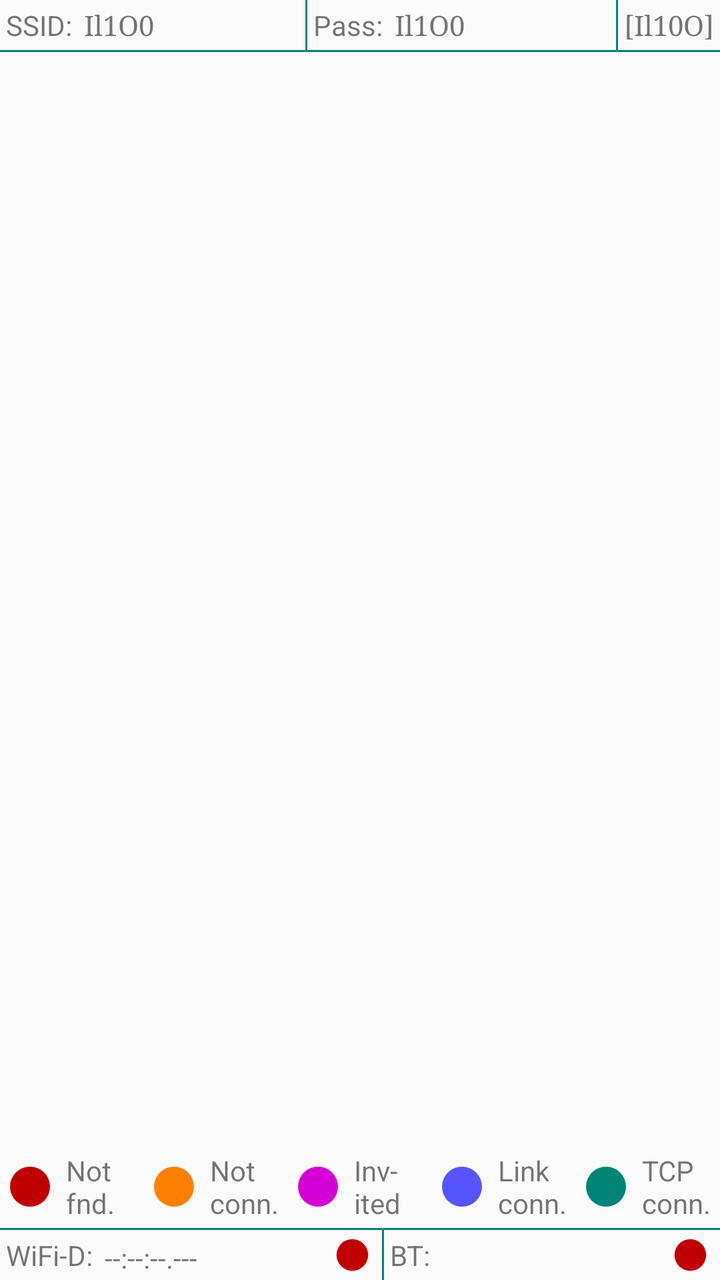
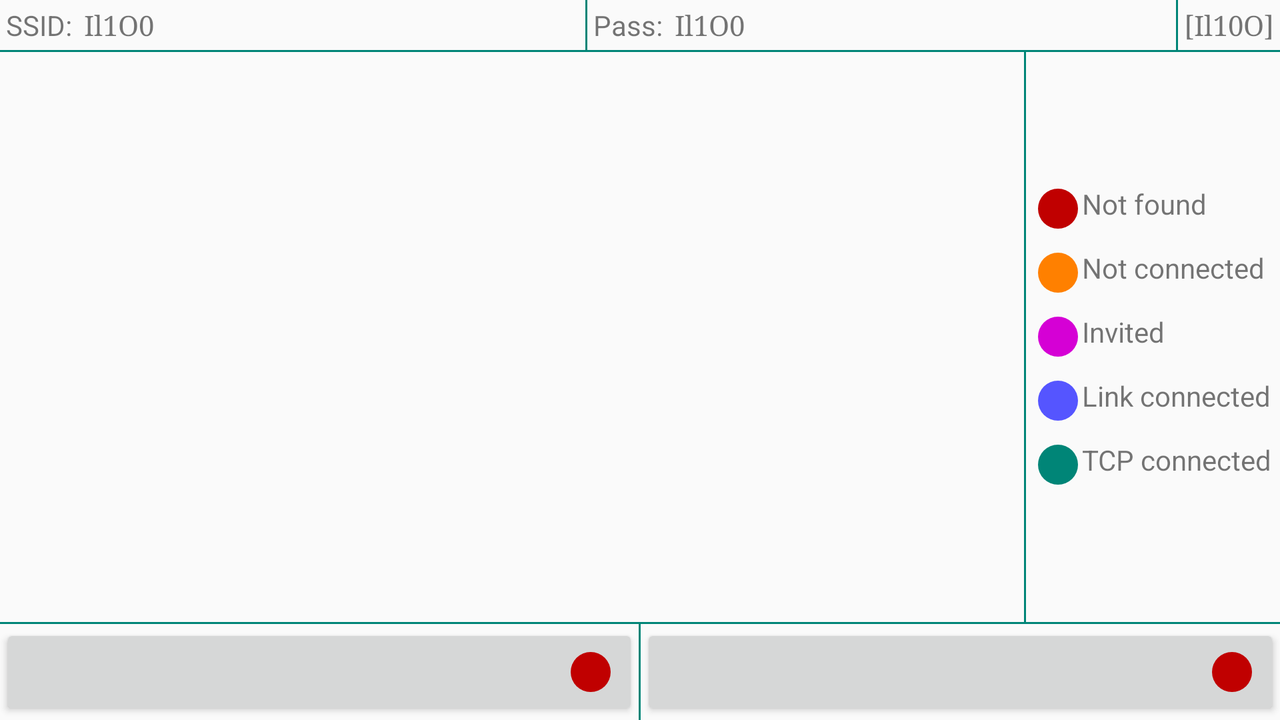

An Android layout and its configuration variant, each rendered on a device that would load it. The default file and the variant file are quoted in full after the pictures.
<!-- AndroidManifest.xml: application theme AppTheme -->
<!-- res/layout/fragment_link.xml -->
<?xml version="1.0" encoding="utf-8"?>
<LinearLayout xmlns:android="http://schemas.android.com/apk/res/android"
    xmlns:tools="http://schemas.android.com/tools"
    android:layout_width="match_parent"
    android:layout_height="match_parent"
    android:orientation="vertical"
    tools:context=".gui.link.LinkFragment">


    <LinearLayout
        android:id="@+id/link_group_info"
        android:layout_width="match_parent"
        android:layout_height="wrap_content"
        android:orientation="horizontal">

        <TextView
            android:layout_width="wrap_content"
            android:layout_height="wrap_content"
            android:gravity="center"
            android:padding="3dp"
            android:text="@string/link_wifi_group_name" />

        <TextView
            android:id="@+id/link_group_name"
            android:layout_width="wrap_content"
            android:layout_height="wrap_content"
            android:fontFamily="serif"
            android:gravity="start"
            android:padding="3dp"
            tools:text="Il1O0" />

        <TextView
            android:layout_width="0dp"
            android:layout_height="wrap_content"
            android:layout_weight="1" />

        <View
            android:layout_width="1dp"
            android:layout_height="match_parent"
            android:background="?attr/colorPrimary" />

        <TextView
            android:layout_width="wrap_content"
            android:layout_height="wrap_content"
            android:gravity="start"
            android:padding="3dp"
            android:text="@string/link_group_pass" />

        <TextView
            android:id="@+id/link_group_pass"
            android:layout_width="wrap_content"
            android:layout_height="wrap_content"
            android:fontFamily="serif"
            android:gravity="start"
            android:padding="3dp"
            tools:text="Il1O0" />

        <TextView
            android:layout_width="0dp"
            android:layout_height="wrap_content"
            android:layout_weight="1" />

        <View
            android:layout_width="1dp"
            android:layout_height="match_parent"
            android:background="?attr/colorPrimary" />

        <TextView
            android:layout_width="wrap_content"
            android:layout_height="wrap_content"
            android:fontFamily="serif"
            android:gravity="end"
            android:padding="3dp"
            android:text="@string/link_confusing_characters" />
    </LinearLayout>

    <View
        android:layout_width="match_parent"
        android:layout_height="1dp"
        android:background="?attr/colorPrimary" />

    <android.support.v7.widget.RecyclerView
        android:id="@+id/link_links"
        android:layout_width="match_parent"
        android:layout_height="0dp"
        android:layout_weight="1">

    </android.support.v7.widget.RecyclerView>


    <LinearLayout
        android:layout_width="match_parent"
        android:layout_height="wrap_content"
        android:orientation="horizontal">

        <ImageView
            android:layout_width="wrap_content"
            android:layout_height="match_parent"
            android:contentDescription="@string/link_not_found_icon"
            android:padding="3dp"
            android:src="@drawable/ic_circle_red" />

        <TextView
            android:layout_width="0dp"
            android:layout_height="wrap_content"
            android:layout_weight="1"
            android:gravity="start"
            android:padding="3dp"
            android:text="@string/link_not_found" />


        <ImageView
            android:layout_width="wrap_content"
            android:layout_height="match_parent"
            android:contentDescription="@string/link_found_icon"
            android:padding="3dp"
            android:src="@drawable/ic_circle_yellow" />

        <TextView
            android:layout_width="0dp"
            android:layout_height="wrap_content"
            android:layout_weight="1"
            android:gravity="start"
            android:padding="3dp"
            android:text="@string/link_found" />

        <ImageView
            android:layout_width="wrap_content"
            android:layout_height="match_parent"
            android:contentDescription="@string/link_found_icon"
            android:padding="3dp"
            android:src="@drawable/ic_circle_magenta" />

        <TextView
            android:layout_width="0dp"
            android:layout_height="wrap_content"
            android:layout_weight="1"
            android:gravity="start"
            android:padding="3dp"
            android:text="@string/link_invited" />

        <ImageView
            android:layout_width="wrap_content"
            android:layout_height="match_parent"
            android:contentDescription="@string/link_connected_icon"
            android:padding="3dp"
            android:src="@drawable/ic_circle_blue" />

        <TextView
            android:layout_width="0dp"
            android:layout_height="wrap_content"
            android:layout_weight="1"
            android:gravity="start"
            android:padding="3dp"
            android:text="@string/link_connected" />

        <ImageView
            android:layout_width="wrap_content"
            android:layout_height="match_parent"
            android:contentDescription="@string/link_established_icon"
            android:padding="3dp"
            android:src="@drawable/ic_circle_green" />

        <TextView
            android:layout_width="0dp"
            android:layout_height="wrap_content"
            android:layout_weight="1"
            android:gravity="start"
            android:padding="3dp"
            android:text="@string/link_established" />

    </LinearLayout>

    <View
        android:layout_width="match_parent"
        android:layout_height="1dp"
        android:background="?attr/colorPrimary" />


    <LinearLayout
        android:layout_width="match_parent"
        android:layout_height="wrap_content"
        android:orientation="horizontal">


        <TextView
            android:layout_width="wrap_content"
            android:layout_height="wrap_content"
            android:layout_gravity="center_vertical"
            android:gravity="center"
            android:padding="3dp"
            android:text="@string/link_wifi_direct_short" />

        <TextView
            android:id="@+id/link_wifi_discover_update"
            android:layout_width="0dp"
            android:layout_height="wrap_content"
            android:layout_gravity="center_vertical"
            android:layout_weight="1"
            android:gravity="start"
            android:paddingStart="3dp"
            android:paddingTop="3dp"
            android:paddingEnd="3dp"
            tools:text="--:--:--.---" />


        <ImageView
            android:id="@+id/link_wifi_discovery"
            android:layout_width="wrap_content"
            android:layout_height="match_parent"
            android:layout_gravity="center_vertical"
            android:contentDescription="@string/link_wifi_discovery_status"
            android:padding="3dp"
            android:src="@drawable/ic_circle_red" />

        <View
            android:layout_width="1dp"
            android:layout_height="match_parent"
            android:background="?attr/colorPrimary" />

        <TextView
            android:layout_width="wrap_content"
            android:layout_height="wrap_content"
            android:layout_gravity="center_vertical"
            android:gravity="start"
            android:padding="3dp"
            android:text="@string/link_bluetooth_short" />

        <TextView
            android:id="@+id/link_bluetooth_update"
            android:layout_width="0dp"
            android:layout_height="wrap_content"
            android:layout_gravity="center_vertical"
            android:layout_weight="1"
            android:gravity="start"
            android:padding="3dp" />

        <ImageView
            android:id="@+id/link_bluetooth_discovery"
            android:layout_width="wrap_content"
            android:layout_height="match_parent"
            android:layout_gravity="center_vertical"
            android:contentDescription="@string/link_bluetooth_discovery_status"
            android:padding="3dp"
            android:src="@drawable/ic_circle_red" />

    </LinearLayout>


</LinearLayout>
<!-- resources referenced by this layout -->
<resources>
  <!-- drawable ic_circle_blue (drawable) -->
  <vector android:height="24dp" android:tint="#5555FF"
      android:viewportHeight="24.0" android:viewportWidth="24.0"
      android:width="24dp" xmlns:android="http://schemas.android.com/apk/res/android">
      <path android:fillColor="#FF000000" android:pathData="M12,12m-10,0a10,10 0,1 1,20 0a10,10 0,1 1,-20 0"/>
  </vector>
  <!-- drawable ic_circle_green (drawable) -->
  <vector xmlns:android="http://schemas.android.com/apk/res/android"
      android:width="24dp"
      android:height="24dp"
      android:tint="#008577"
      android:viewportWidth="24.0"
      android:viewportHeight="24.0">
      <path
          android:fillColor="#FF000000"
          android:pathData="M12,12m-10,0a10,10 0,1 1,20 0a10,10 0,1 1,-20 0" />
  </vector>
  <!-- drawable ic_circle_magenta (drawable) -->
  <vector xmlns:android="http://schemas.android.com/apk/res/android"
      android:width="24dp"
      android:height="24dp"
      android:tint="#D500D5"
      android:viewportWidth="24.0"
      android:viewportHeight="24.0">
      <path
          android:fillColor="#FF000000"
          android:pathData="M12,12m-10,0a10,10 0,1 1,20 0a10,10 0,1 1,-20 0" />
  </vector>
  <!-- drawable ic_circle_red (drawable) -->
  <vector xmlns:android="http://schemas.android.com/apk/res/android"
      android:width="24dp"
      android:height="24dp"
      android:tint="#C00000"
      android:viewportWidth="24.0"
      android:viewportHeight="24.0">
      <path
          android:fillColor="#FF000000"
          android:pathData="M12,12m-10,0a10,10 0,1 1,20 0a10,10 0,1 1,-20 0" />
  </vector>
  <!-- drawable ic_circle_yellow (drawable) -->
  <vector android:height="24dp" android:tint="#FF8000"
      android:viewportHeight="24.0" android:viewportWidth="24.0"
      android:width="24dp" xmlns:android="http://schemas.android.com/apk/res/android">
      <path android:fillColor="#FF000000" android:pathData="M12,12m-10,0a10,10 0,1 1,20 0a10,10 0,1 1,-20 0"/>
  </vector>
  <string name="link_bluetooth_discovery_status">Status of Bluetooth Discovery. Green: discovering; red: stopped.</string>
  <string name="link_bluetooth_short">BT: </string>
  <string name="link_confusing_characters">[Il10O]</string>
  <string name="link_connected">Link\nconn.</string>
  <string name="link_connected_icon">Icon indicating that a connection has been established on the link but TCP connection still not established.</string>
  <string name="link_established">TCP\nconn.</string>
  <string name="link_established_icon">Icon indicating that a TCP connection has been established on this link.</string>
  <string name="link_found">Not\nconn.</string>
  <string name="link_found_icon">Icon indicating that a link has been discovered, but not connected.</string>
  <string name="link_group_pass">Pass:</string>
  <string name="link_invited">Inv-\nited</string>
  <string name="link_not_found">Not\nfnd.</string>
  <string name="link_not_found_icon">Icon indicating that a link is not found.</string>
  <string name="link_wifi_direct_short">WiFi-D: </string>
  <string name="link_wifi_discovery_status">Status of Wifi Discovery. Green: discovering; red: stopped.</string>
  <string name="link_wifi_group_name">SSID:</string>
  <style name="AppTheme" parent="Theme.AppCompat.Light.DarkActionBar">
          
          <item name="colorPrimary">@color/colorPrimary</item>
          <item name="colorPrimaryDark">@color/colorPrimaryDark</item>
          <item name="colorAccent">@color/colorPrimary</item>
      </style>
  <color name="colorPrimary">#008577</color>
  <color name="colorPrimaryDark">#00574B</color>
</resources>
<!-- res/layout-land/fragment_link.xml (the repository's variant of the layout above) -->
<!-- drawn on the phone turned sideways -->
<?xml version="1.0" encoding="utf-8"?>
<LinearLayout xmlns:android="http://schemas.android.com/apk/res/android"
    xmlns:tools="http://schemas.android.com/tools"
    android:layout_width="match_parent"
    android:layout_height="match_parent"
    android:orientation="vertical"
    tools:context=".gui.link.LinkFragment">


    <LinearLayout
        android:id="@+id/link_group_info"
        android:layout_width="match_parent"
        android:layout_height="wrap_content"
        android:orientation="horizontal">

        <TextView
            android:layout_width="wrap_content"
            android:layout_height="wrap_content"
            android:gravity="center"
            android:padding="3dp"
            android:text="@string/link_wifi_group_name" />

        <TextView
            android:id="@+id/link_group_name"
            android:layout_width="wrap_content"
            android:layout_height="wrap_content"
            android:fontFamily="serif"
            android:gravity="start"
            android:padding="3dp"
            tools:text="Il1O0" />

        <TextView
            android:layout_width="0dp"
            android:layout_height="wrap_content"
            android:layout_weight="1" />

        <View
            android:layout_width="1dp"
            android:layout_height="match_parent"
            android:background="?attr/colorPrimary" />

        <TextView
            android:layout_width="wrap_content"
            android:layout_height="wrap_content"
            android:gravity="start"
            android:padding="3dp"
            android:text="@string/link_group_pass" />

        <TextView
            android:id="@+id/link_group_pass"
            android:layout_width="wrap_content"
            android:layout_height="wrap_content"
            android:fontFamily="serif"
            android:gravity="start"
            android:padding="3dp"
            tools:text="Il1O0" />

        <TextView
            android:layout_width="0dp"
            android:layout_height="wrap_content"
            android:layout_weight="1" />

        <View
            android:layout_width="1dp"
            android:layout_height="match_parent"
            android:background="?attr/colorPrimary" />

        <TextView
            android:layout_width="wrap_content"
            android:layout_height="wrap_content"
            android:fontFamily="serif"
            android:gravity="end"
            android:padding="3dp"
            android:text="@string/link_confusing_characters" />
    </LinearLayout>

    <View
        android:layout_width="match_parent"
        android:layout_height="1dp"
        android:background="?attr/colorPrimary" />

    <LinearLayout
        android:layout_width="match_parent"
        android:layout_height="0dp"
        android:layout_weight="1"
        android:orientation="horizontal">


        <android.support.v7.widget.RecyclerView
            android:id="@+id/link_links"
            android:layout_width="0dp"
            android:layout_height="match_parent"
            android:layout_weight="1" />

        <View
            android:layout_width="1dp"
            android:layout_height="match_parent"
            android:background="?attr/colorPrimary" />

        <LinearLayout
            android:layout_width="wrap_content"
            android:layout_height="wrap_content"
            android:layout_gravity="center"
            android:orientation="vertical">

            <TextView
                android:layout_width="wrap_content"
                android:layout_height="wrap_content"
                android:layout_margin="4dp"
                android:drawableStart="@drawable/ic_circle_red"
                android:text="@string/link_not_found" />

            <TextView
                android:layout_width="wrap_content"
                android:layout_height="wrap_content"
                android:layout_margin="4dp"
                android:drawableStart="@drawable/ic_circle_yellow"
                android:text="@string/link_found" />

            <TextView
                android:layout_width="wrap_content"
                android:layout_height="wrap_content"
                android:layout_margin="4dp"
                android:drawableStart="@drawable/ic_circle_magenta"
                android:text="@string/link_invited" />

            <TextView
                android:layout_width="wrap_content"
                android:layout_height="wrap_content"
                android:layout_margin="4dp"
                android:drawableStart="@drawable/ic_circle_blue"
                android:text="@string/link_connected" />

            <TextView
                android:layout_width="wrap_content"
                android:layout_height="wrap_content"
                android:layout_margin="4dp"
                android:drawableStart="@drawable/ic_circle_green"
                android:text="@string/link_established" />
        </LinearLayout>
    </LinearLayout>


    <View
        android:layout_width="match_parent"
        android:layout_height="1dp"
        android:background="?attr/colorPrimary" />


    <LinearLayout
        android:layout_width="match_parent"
        android:layout_height="wrap_content"
        android:orientation="horizontal">


        <Button
            android:id="@+id/link_wifi_discover_update"
            android:layout_width="0dp"
            android:layout_height="wrap_content"
            android:layout_weight="1"
            android:drawableEnd="@drawable/ic_circle_red"
            android:gravity="start|center_vertical" />

        <View
            android:layout_width="1dp"
            android:layout_height="match_parent"
            android:background="?attr/colorPrimary" />

        <Button
            android:id="@+id/link_bluetooth_update"
            android:layout_width="0dp"
            android:layout_height="wrap_content"
            android:layout_weight="1"
            android:drawableEnd="@drawable/ic_circle_red"
            android:gravity="start|center_vertical" />


    </LinearLayout>


</LinearLayout>
<!-- resources referenced by the variant -->
<!-- as the phone turned sideways resolves them -->
<resources>
  <!-- drawable ic_circle_blue (drawable) -->
  <vector android:height="24dp" android:tint="#5555FF"
      android:viewportHeight="24.0" android:viewportWidth="24.0"
      android:width="24dp" xmlns:android="http://schemas.android.com/apk/res/android">
      <path android:fillColor="#FF000000" android:pathData="M12,12m-10,0a10,10 0,1 1,20 0a10,10 0,1 1,-20 0"/>
  </vector>
  <!-- drawable ic_circle_green (drawable) -->
  <vector xmlns:android="http://schemas.android.com/apk/res/android"
      android:width="24dp"
      android:height="24dp"
      android:tint="#008577"
      android:viewportWidth="24.0"
      android:viewportHeight="24.0">
      <path
          android:fillColor="#FF000000"
          android:pathData="M12,12m-10,0a10,10 0,1 1,20 0a10,10 0,1 1,-20 0" />
  </vector>
  <!-- drawable ic_circle_magenta (drawable) -->
  <vector xmlns:android="http://schemas.android.com/apk/res/android"
      android:width="24dp"
      android:height="24dp"
      android:tint="#D500D5"
      android:viewportWidth="24.0"
      android:viewportHeight="24.0">
      <path
          android:fillColor="#FF000000"
          android:pathData="M12,12m-10,0a10,10 0,1 1,20 0a10,10 0,1 1,-20 0" />
  </vector>
  <!-- drawable ic_circle_red (drawable) -->
  <vector xmlns:android="http://schemas.android.com/apk/res/android"
      android:width="24dp"
      android:height="24dp"
      android:tint="#C00000"
      android:viewportWidth="24.0"
      android:viewportHeight="24.0">
      <path
          android:fillColor="#FF000000"
          android:pathData="M12,12m-10,0a10,10 0,1 1,20 0a10,10 0,1 1,-20 0" />
  </vector>
  <!-- drawable ic_circle_yellow (drawable) -->
  <vector android:height="24dp" android:tint="#FF8000"
      android:viewportHeight="24.0" android:viewportWidth="24.0"
      android:width="24dp" xmlns:android="http://schemas.android.com/apk/res/android">
      <path android:fillColor="#FF000000" android:pathData="M12,12m-10,0a10,10 0,1 1,20 0a10,10 0,1 1,-20 0"/>
  </vector>
  <string name="link_confusing_characters">[Il10O]</string>
  <!-- from res/values-land/ -->
  <string name="link_connected">Link connected</string>
  <!-- from res/values-land/ -->
  <string name="link_established">TCP connected</string>
  <!-- from res/values-land/ -->
  <string name="link_found">Not connected</string>
  <string name="link_group_pass">Pass:</string>
  <!-- from res/values-land/ -->
  <string name="link_invited">Invited</string>
  <!-- from res/values-land/ -->
  <string name="link_not_found">Not found</string>
  <string name="link_wifi_group_name">SSID:</string>
  <style name="AppTheme" parent="Theme.AppCompat.Light.DarkActionBar">
          
          <item name="colorPrimary">@color/colorPrimary</item>
          <item name="colorPrimaryDark">@color/colorPrimaryDark</item>
          <item name="colorAccent">@color/colorPrimary</item>
      </style>
  <color name="colorPrimary">#008577</color>
  <color name="colorPrimaryDark">#00574B</color>
</resources>
